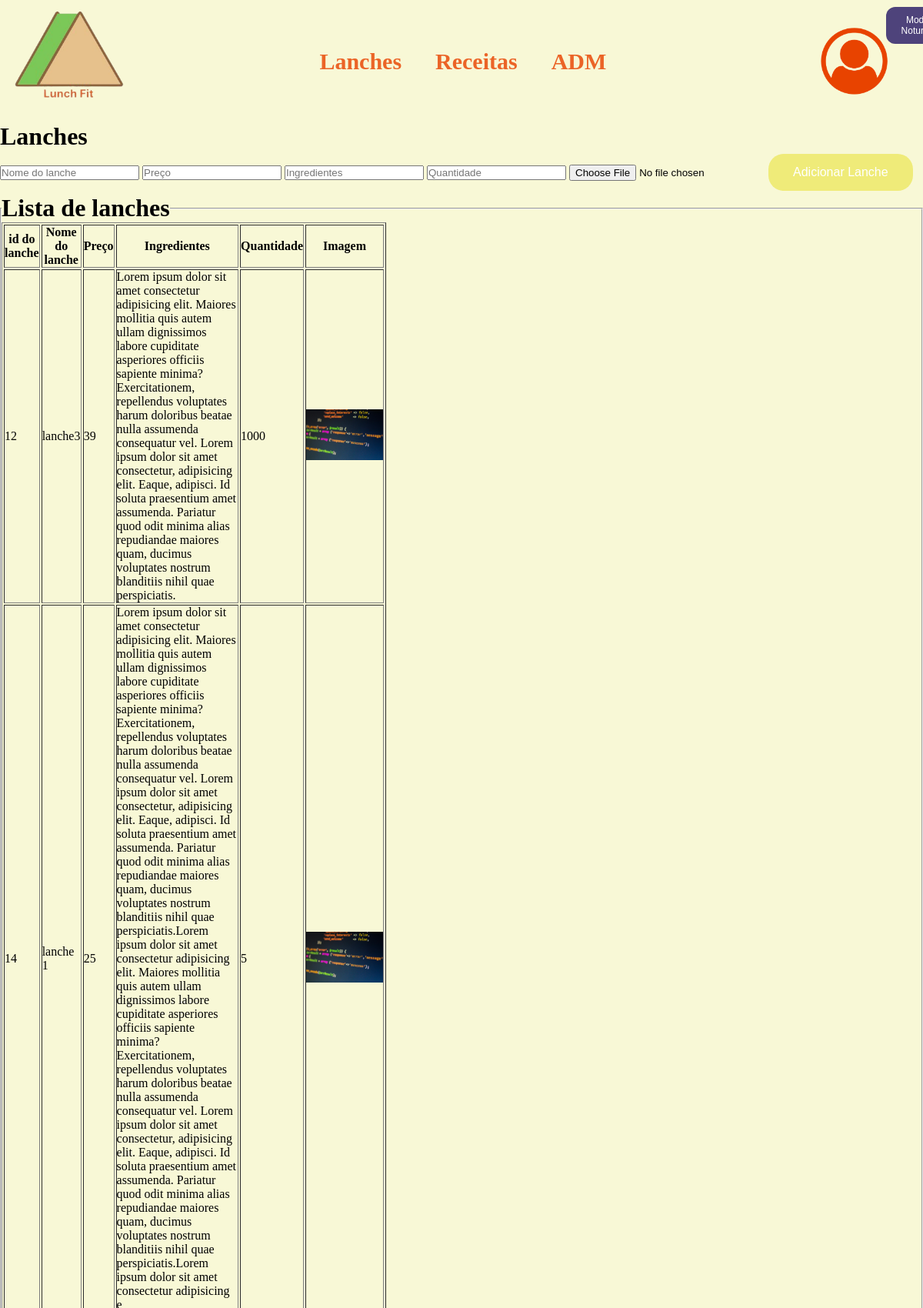
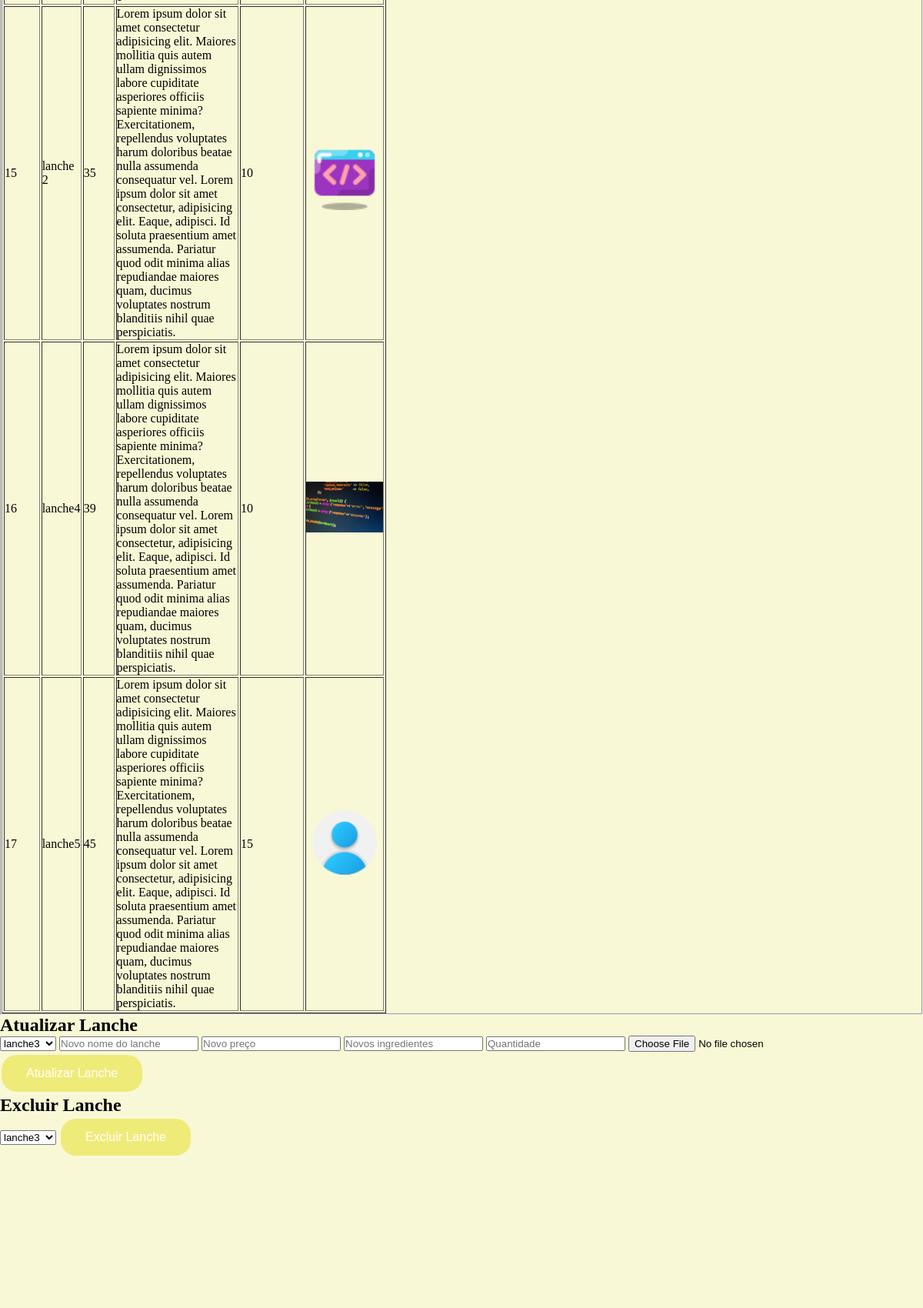
The app's page /adm/adm_lanche.php (upper part) with its own data (2 pictures, top to bottom).
### tables this page shows
CREATE TABLE `lanches` (
  `id_lanche` int(11) NOT NULL,
  `nome_lanche` varchar(255) NOT NULL,
  `preco` float NOT NULL,
  `ingredientes` longtext NOT NULL,
  `img_lanche` varchar(255) NOT NULL,
  `quantidade` int(11) NOT NULL
);

### app/Controller/controllerlanches.php (called while the page is built, shortened)
<?php
require_once 'C:\xampp\htdocs\grupo2\app\Model\modellanches.php';
class lancheController
{
    private $lanchemodel;
    public function __construct($pdo)
    {
        $this->lanchemodel = new lancheModel($pdo);
    }
    public function listarLanches()
    {
        return $this->lanchemodel->listarLanche();
    }
    public function exibirListaLanches()
    {
        $lanches = $this->lanchemodel->listarLanche();
        include 'C:\xampp\htdocs\grupo2\app\views\lanches\lista.php';
    }
}

### app/model/modellanches.php (called while the page is built, shortened)
<?php
class LancheModel
{
    private $pdo;
    public function __construct($pdo)
    {
        $this->pdo = $pdo;
    }
    public function listarLanche()
    {
        $sql = "SELECT * FROM lanches";
        $stmt = $this->pdo->query($sql);
        return $stmt->fetchALL(PDO::FETCH_ASSOC);
    }
}

### adm/adm_lanche.php (the view, shortened to what this page needs)
<?php
require_once 'C:/xampp/htdocs/grupo2/db/db.php';
require_once 'C:/xampp/htdocs/grupo2/app/Controller/controllerlanches.php';
$lancheController = new LancheController($pdo);
$lanches = $lancheController->listarLanches();
?>
<!DOCTYPE html>
<html lang="pt-br">
<head>
    <link rel="stylesheet" href="/grupo2/css/header.css">
    <link rel="stylesheet" href="/grupo2/css/index.css">
    <link rel="stylesheet" href="/grupo2/css/footer.css">
    <link rel="stylesheet" href="/grupo2/css/responsive-index.css">
</head>
<body>
    <header>
        <section class="main-header">
            <div class="esq">
                <div class="header-logo">
                    <a href="/grupo2/index.php"><img src="/grupo2/img/logo lunch fit.png"></a>
                </div>
            </div>
            <div class="meio">
                <ul class="header-text">
                    <li><a href="/grupo2/lanches.php">Lanches</a></li>
                    <li><a href="/grupo2/receitas.php">Receitas</a></li>
                    <li><a href="/grupo2/adm.php">ADM</a></li>
                </ul>
            </div>
            <div class="dir">
                <div class="user-icon">
                    <a href="/grupo2/login.php"><img src="/grupo2/img/user-ico.png"></a>
                </div>
            </div>
        </section>
    </header>
    <h1>Lanches</h1>
    <form action="adm_lanche.php" method="post" enctype="multipart/form-data" required>
        <input type="text" name="nome_lanche" placeholder="Nome do lanche" required>
        <input type="float" name="preco" placeholder="Preço" required>
        <input type="text" name="ingredientes" placeholder="Ingredientes" required>
        <input type="float" name="quantidade" placeholder="Quantidade" required>
        <input type="file" name="img_lanche" accept="image/*" required>
        <button type="submit">Adicionar Lanche</button>
    </form>
    <?php
    $lancheController->exibirListaLanches();
    ?>
    <h2>Atualizar Lanche</h2>
    <form method="post" enctype="multipart/form-data">
        <select name="id_lanche">
            <?php foreach ($lanches as $lanche): ?>
                <option value="<?php echo $lanche['id_lanche']; ?>">
                    <?php echo $lanche['nome_lanche']; ?>
                </option>
            <?php endforeach; ?>
        </select>
        <input type="text" name="atualizar_nome_lanche" placeholder="Novo nome do lanche" required>
        <input type="text" name="atualizar_preco" placeholder="Novo preço" required>
        <input type="text" name="atualizar_ingredientes" placeholder="Novos ingredientes" required>
        <input type="text" name="atualizar_quantidade" placeholder="Quantidade" required>
        <input type="file" name="atualizar_img_lanche" accept="image/*">
        <button type="submit">Atualizar Lanche</button>
    </form>
    <h2>Excluir Lanche</h2>
    <form method="post">
        <select name="deletar_id_lanche">
            <?php foreach ($lanches as $lanche): ?>
                <option value="<?php echo $lanche['id_lanche']; ?>">
                    <?php echo $lanche['nome_lanche']; ?>
                </option>
            <?php endforeach; ?>
        </select>
        <button type="submit">Excluir Lanche</button>
    </form>
    <button class="butao" id="toggleButton">Modo Noturno</button>
    <footer>
    </footer>
</body>
</html>

### app/views/lanches/lista.php (shortened to what this page needs)
<?php
include_once 'C:\xampp\htdocs\grupo2\app\Controller\controllerlanches.php'
?>
<!DOCTYPE html>
<html>
<head>
</head>
<body>
    <fieldset>
        <legend><h1>Lista de lanches</h1></legend>
            <table border="1" width="500px">
                <thead>
                    <tr>
                        <th>id do lanche</th>
                        <th>Nome do lanche</th>
                        <th>Preço</th>
                        <th>Ingredientes</th>
                        <th>Quantidade</th>
                        <th>Imagem</th>
                    </tr>
                </thead>
                <?php foreach ($lanches as $lanche): ?>
                    <tbody>
                        <tr>
                            <td><?php echo $lanche['id_lanche']; ?></td>
                            <td><?php echo $lanche['nome_lanche']; ?></td>
                            <td><?php echo $lanche['preco']; ?></td>
                            <td><?php echo $lanche['ingredientes']; ?></td>
                            <td><?php echo $lanche['quantidade']; ?></td>
                           <td><img src="<?= "../../grupo2/app/public/upload/".$lanche['img_lanche']; ?>" alt="imagem lanche" width="100px"></td>
                        </tr>
                <?php endforeach; ?>
                </tbody>
            </table>
    </fieldset>
</body>
</html>

### css/header.css (style rules this page uses)
* { padding:0; margin:0; box-sizing: border-box; overflow-x: hidden; }
body { background-color: #f8f8d6; }
.main-header { display: flex; align-items: center; }
.esq { width: 45vw; }
.meio { width: 50vw; }
.header-text li { display: inline-flex; margin-right: 5vh; font-size: 30px; color: #eb6427; font-weight: bolder; }
.dir { display: flex; justify-content: right; width: 35vw; }
.header-logo img { width: 150px; height: 125px; margin: 15px; }
.user-icon img { width: 100px; height: 100px; margin-right:5vh ; }
a { text-decoration: none; color: #eb6427; }
.butao { position: absolute; left: 95.8%; padding: 10px 20px; background-color: #4E437B; color: #fff; border: none; border-radius: 5px; cursor: pointer; font-size: 12px; top: 15px; }
#toggleButton { border-radius: 12px; position:fixed; top: 5px; }

### css/index.css (style rules this page uses)
button { background-color: #efeb79; border: none; color: white; padding: 15px 32px; text-align: center; text-decoration: none; display: inline-block; font-size: 16px; margin: 4px 2px; cursor: pointer; border-radius: 20px; }

### css/footer.css (style rules this page uses)
* { padding:0; margin:0; box-sizing: border-box; overflow-x: hidden; }
.esq { width: 45vw; }
.dir { display: flex; justify-content: right; width: 35vw; }
.user-icon img { width: 100px; height: 100px; margin-right:5vh ; }
a { text-decoration: none; color: #eb6427; }

### css/responsive-index.css (style rules this page uses)
.butao { position: absolute; left: 95.8%; padding: 10px 20px; background-color: #4E437B; color: #fff; border: none; border-radius: 5px; cursor: pointer; font-size: 12px; top: 15px; }
#toggleButton { border-radius: 12px; position:fixed; top: 5px; }

### records on screen
lanches: id_lanche "12", nome_lanche "lanche3", preco "39", ingredientes "Lorem ipsum dolor sit amet consectetur adipisicing elit. Maiores mollitia quis autem ullam dignissimos labore cupiditate asperiores officiis sapiente minima? Exercitationem, repellendus voluptates harum doloribus beatae nulla assumenda consequatur vel. Lorem ipsum dolor sit amet consectetur, adipisicing elit. Eaque, adipisci. Id soluta praesentium amet assumenda. Pariatur quod odit minima alias repudiandae maiores quam, ducimus voluptates nostrum blanditiis nihil quae perspiciatis.", quantidade "1000", img_lanche (picture)
lanches: id_lanche "14", nome_lanche "lanche 1", preco "25", ingredientes "Lorem ipsum dolor sit amet consectetur adipisicing elit. Maiores mollitia quis autem ullam dignissimos labore cupiditate asperiores officiis sapiente minima? Exercitationem, repellendus voluptates harum doloribus beatae nulla assumenda consequatur vel. Lorem ipsum dolor sit amet consectetur, adipisicing elit. Eaque, adipisci. Id soluta praesentium amet assumenda. Pariatur quod odit minima alias repudiandae maiores quam, ducimus voluptates nostrum blanditiis nihil quae perspiciatis.Lorem ipsum dolor sit amet consectetur adipisicing elit. Maiores mollitia quis autem ullam dignissimos labore cupiditate asperiores officiis sapiente minima? Exercitationem, repellendus voluptates harum doloribus…", quantidade "5", img_lanche (picture)
lanches: id_lanche "15", nome_lanche "lanche 2", preco "35", ingredientes "Lorem ipsum dolor sit amet consectetur adipisicing elit. Maiores mollitia quis autem ullam dignissimos labore cupiditate asperiores officiis sapiente minima? Exercitationem, repellendus voluptates harum doloribus beatae nulla assumenda consequatur vel. Lorem ipsum dolor sit amet consectetur, adipisicing elit. Eaque, adipisci. Id soluta praesentium amet assumenda. Pariatur quod odit minima alias repudiandae maiores quam, ducimus voluptates nostrum blanditiis nihil quae perspiciatis.", quantidade "10", img_lanche (picture)
lanches: id_lanche "16", nome_lanche "lanche4", preco "39", ingredientes "Lorem ipsum dolor sit amet consectetur adipisicing elit. Maiores mollitia quis autem ullam dignissimos labore cupiditate asperiores officiis sapiente minima? Exercitationem, repellendus voluptates harum doloribus beatae nulla assumenda consequatur vel. Lorem ipsum dolor sit amet consectetur, adipisicing elit. Eaque, adipisci. Id soluta praesentium amet assumenda. Pariatur quod odit minima alias repudiandae maiores quam, ducimus voluptates nostrum blanditiis nihil quae perspiciatis.", quantidade "10", img_lanche (picture)
lanches: id_lanche "17", nome_lanche "lanche5", preco "45", ingredientes "Lorem ipsum dolor sit amet consectetur adipisicing elit. Maiores mollitia quis autem ullam dignissimos labore cupiditate asperiores officiis sapiente minima? Exercitationem, repellendus voluptates harum doloribus beatae nulla assumenda consequatur vel. Lorem ipsum dolor sit amet consectetur, adipisicing elit. Eaque, adipisci. Id soluta praesentium amet assumenda. Pariatur quod odit minima alias repudiandae maiores quam, ducimus voluptates nostrum blanditiis nihil quae perspiciatis.", quantidade "15", img_lanche (picture)

### other values on screen
form field id_lanche "lanche3"
form field deletar_id_lanche "lanche3"
